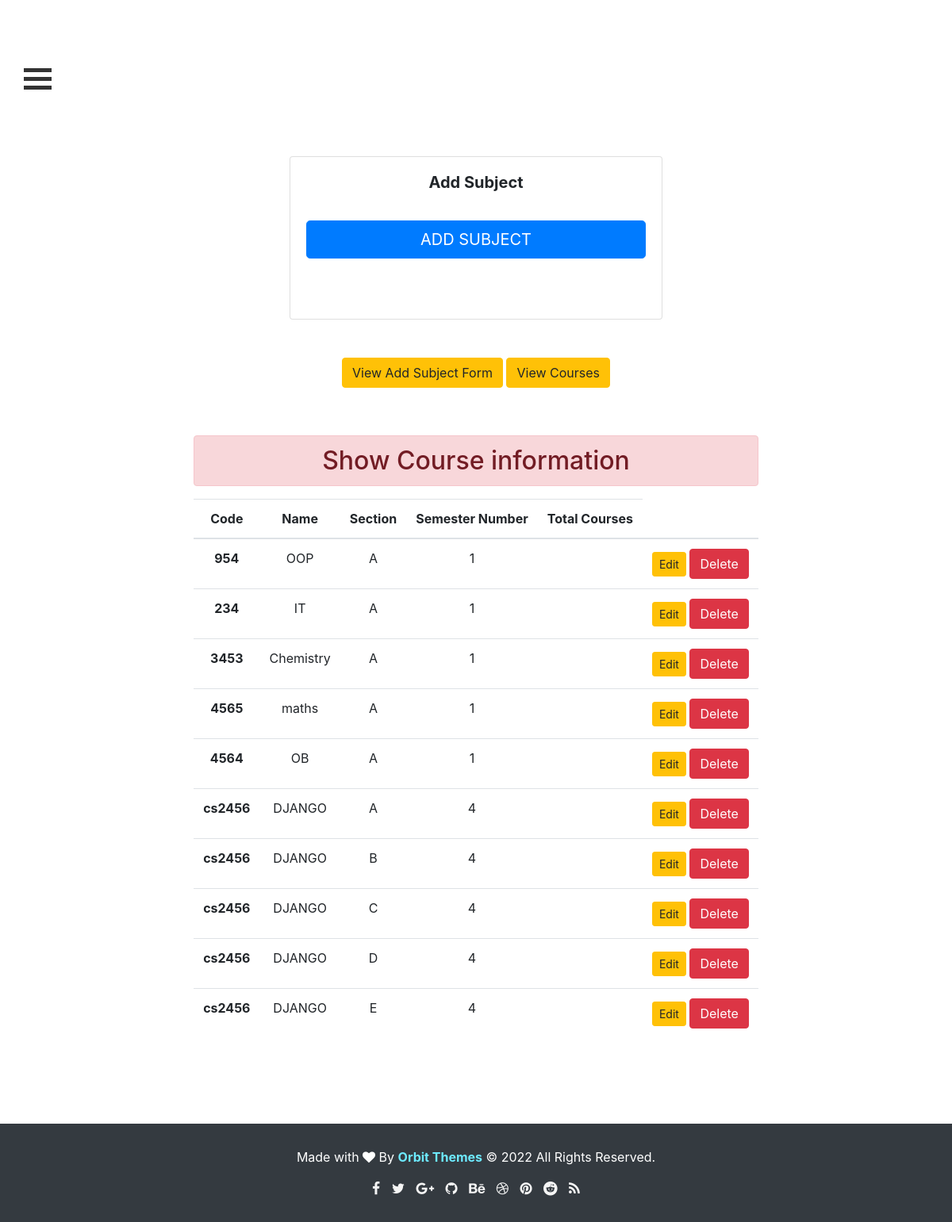
The app's page /v_subs/ with its own data.
### timetable/models.py (models this page shows, shortened)
class Course(models.Model):
    type_choices = (
        ('lab', 'Lab'),
        ('lecture', 'Lecture')
    )
    semester_choices = (
        (1, '1st'),
        (2, '2nd'),
        (3, '3rd'),
        (4, '4th'),
        (5, '5th'),
        (6, '6th'),
        (7, '7th'),
        (8, '8th')
    )
    credit_choices = (
        (1, '1 hour'),
        (2, '2 hours'),
        (3, '3 hours')
    )
    classes_choices = (
        (1, '1'),
        (2, '2'),
        (3, '3')
    )
    section_choices = (
        ('A', 'A'),
        ('B', 'B'),
        ('C', 'C'),
        ('D', 'D'),
        ('E', 'E')
    )
    code = models.CharField(max_length=20)
    alpha = RegexValidator(regex='^[A-Za-z]*$', message='Name field must be Alphabetic')
    name = models.CharField(max_length=255, validators = [alpha])
    type = models.CharField(max_length=50, choices=type_choices)
    credit_hours = models.IntegerField(choices=credit_choices)
    classes_per_week = models.IntegerField(choices=classes_choices)
    semester_number = models.IntegerField(choices=semester_choices)
    section = models.CharField(max_length=1, choices=section_choices)

### timetable/views.py (the view)
# urls.py: path('v_subs/', views.subs_crud, name='v_subs'),
def subs_crud(request):
    stud = Course.objects.all()
    return render(request, 'subject.html', {'stu': stud})

### timetable/templates/subject.html (shortened to what this page needs)
{% extends "index.html" %} {% load static %} {% load crispy_forms_tags %} {% block content %} <br /><br />
<div class="row">
    <div class="col-sm-9 col-md-7 col-lg-5 mx-auto">
        <div class="card card-signin my-5">
            <div class="card-body">
                <h5 class="card-title text-center"><b>Add Subject</b></h5>
                <form class="form-signin" method="POST" enctype="multipart/form-data">
                    <fieldset class="form-group">
                        <br /> {{ form|crispy }}
                    <div class="form-group">
                        <button class="btn btn-lg btn-primary btn-block text-uppercase" type="submit">
              Add Subject</button
            ><br />
          </div>
        </form>
      </div>
    </div>
  </div>
</div>
<div class="card-title text-center">
  <a  class="btn btn-warning"  href="{% url 'addsubject' %}">View Add Subject Form</a>
  <a  class="btn btn-warning"  href="{% url 'v_subs' %}">View Courses</a>
</div>
<div class="card-title text-center">
<div class="container mt-5">
    <h2 class="text-center alert alert-danger">
      Show Course information
    </h2>
  {% if stu %}
    <table class="table table-hover">
      <thread>
        <tr>
          <th scope="col">Code</th>
          <th scope="col">Name</th>
          <th scope="col">Section</th>
          <th scope="col">Semester Number</th>
          <th scope="col">Total Courses</th>
        </tr>
      </thread>
      <tbody>
        {% for st in stu %}
      <tr>
        <th scope="row">{{st.code}}</th>
        <td>{{st.name}}</td>
        <td>{{st.section}}</td>
        <td>{{st.semester_number}}</td>
        <td>{{ Courses }}</td>
        <td>
          <a href="{% url 'updatedata' st.id %}" class = "btn btn-warning btn-sm">Edit</a>
          <form action="{% url 'deletedata' st.id %}" method="POST" class="d-inline">{% csrf_token %}
            <input type="submit" class="btn btn-danger" value="Delete">
          </form>
        </td>
      </tr>
      {%endfor%}
      </tbody>
    </table>
  {% else %}
  <h4>No records</h4>
  {% endif %}
</div>
</div>
{% endblock content %} {% block jsfiles %}{% endblock jsfiles %}

### timetable/templates/index.html (style rules this page uses)
.container { display: inline-block; cursor: pointer; width: fit-content; }

### records on screen
Course: code "954", name "OOP", section "A", semester_number "1"
Course: code "234", name "IT", section "A", semester_number "1"
Course: code "3453", name "Chemistry", section "A", semester_number "1"
Course: code "4565", name "maths", section "A", semester_number "1"
Course: code "4564", name "OB", section "A", semester_number "1"
Course: code "cs2456", name "DJANGO", section "A", semester_number "4"
Course: code "cs2456", name "DJANGO", section "B", semester_number "4"
Course: code "cs2456", name "DJANGO", section "C", semester_number "4"
Course: code "cs2456", name "DJANGO", section "D", semester_number "4"
Course: code "cs2456", name "DJANGO", section "E", semester_number "4"
